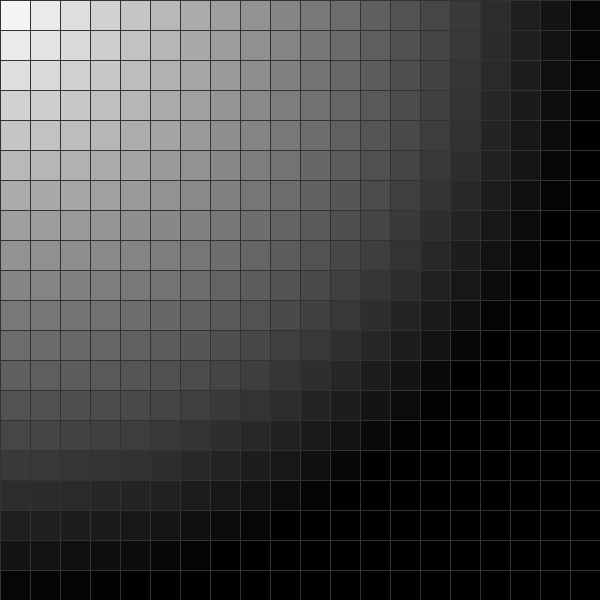
Frame 1 (no input)
Frame 60 (the mouse pressed at the canvas centre just before this capture): identical to frame 1, image omitted
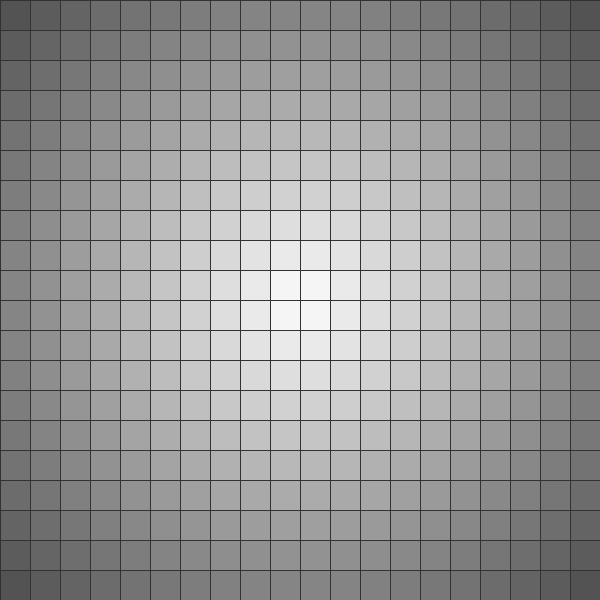
Frame 120 (the mouse held since frame 60 and released just before this capture)

The Processing sketch that drew these frames (run headless with seeded random() and noise(); from frame 60 on, the mouse is pressed at the canvas centre):

// Processing sketch: escalagrises
// ── escalagrises.pde
int filas = 20;
int columnas = 20;

int tam;

float[][] distancias;

void setup() {

  size(600, 600);

  tam = width / columnas;

  distancias = new float[filas][columnas];
}

void draw() {

  background(0);

  for (int f = 0; f < filas; f++) {

    for (int c = 0; c < columnas; c++) {

      int x = c * tam;
      int y = f * tam;

      float centroX = x + tam/2;
      float centroY = y + tam/2;

      float d = dist(centroX, centroY, mouseX, mouseY);

      distancias[f][c] = d;

      float gris = map(d, 0, width, 255, 0);

      gris = constrain(gris, 0, 255);

      fill(gris);
      stroke(50);

      rect(x, y, tam, tam);
    }
  }
}
